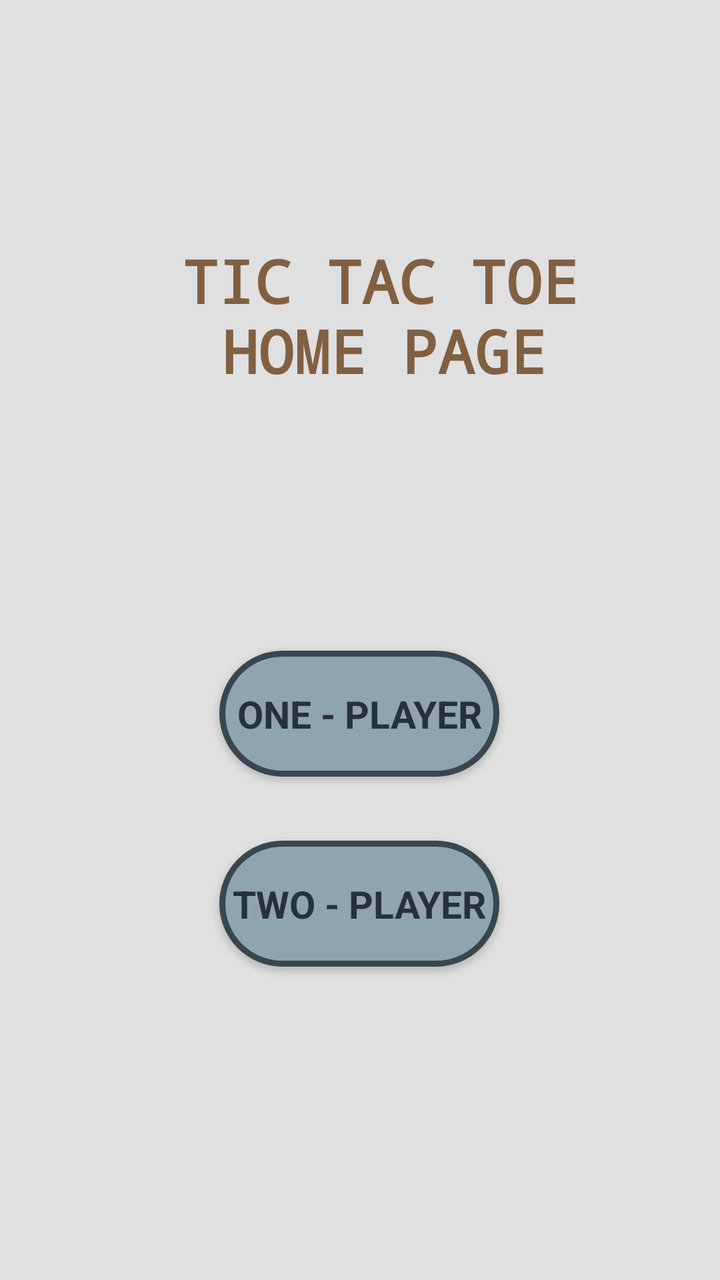
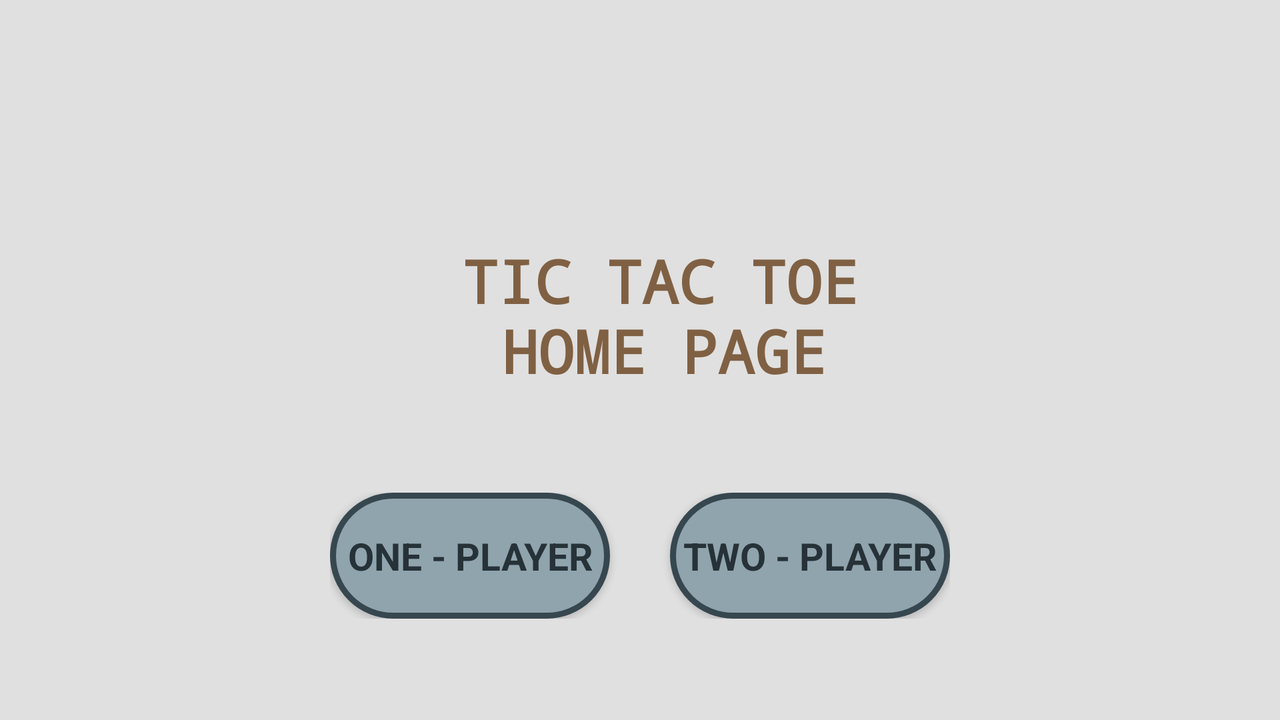

An Android layout and its configuration variant, each rendered on a device that would load it. The default file and the variant file are quoted in full after the pictures.
<!-- AndroidManifest.xml: application theme Theme.FinalProgrammingProject -->
<!-- res/layout/activity_main.xml -->
<?xml version="1.0" encoding="utf-8"?>
<androidx.constraintlayout.widget.ConstraintLayout xmlns:android="http://schemas.android.com/apk/res/android"
    xmlns:app="http://schemas.android.com/apk/res-auto"
    xmlns:tools="http://schemas.android.com/tools"
    android:layout_width="match_parent"
    android:layout_height="match_parent"
    android:background="#E0E0E0"
    tools:context=".MainActivity">

    <TextView
        android:id="@+id/textView"
        android:layout_width="wrap_content"
        android:layout_height="wrap_content"
        android:layout_marginTop="120dp"
        android:fontFamily="monospace"
        android:text="@string/homePageTitle"
        android:textAllCaps="false"
        android:textColor="#806043"
        android:textSize="30sp"
        android:textStyle="bold"
        app:layout_constraintEnd_toEndOf="parent"
        app:layout_constraintStart_toStartOf="parent"
        app:layout_constraintTop_toTopOf="parent" />

    <Button
        android:id="@+id/btnOnePlayer"
        android:layout_width="140dp"
        android:layout_height="63dp"
        android:layout_marginTop="130dp"
        android:background="@drawable/one_player_button"
        android:fontFamily="sans-serif"
        android:onClick="onePlayerButton"
        android:text="@string/onePlayerButton"
        android:textColor="#263238"
        android:textSize="19sp"
        android:textStyle="bold"
        app:layout_constraintEnd_toEndOf="parent"
        app:layout_constraintHorizontal_bias="0.498"
        app:layout_constraintStart_toStartOf="parent"
        app:layout_constraintTop_toBottomOf="@+id/textView"
        tools:ignore="TextContrastCheck" />

    <Button
        android:id="@+id/btnTwoPlayer"
        android:layout_width="140dp"
        android:layout_height="63dp"
        android:layout_marginTop="32dp"
        android:background="@drawable/one_player_button"
        android:fontFamily="sans-serif"
        android:onClick="twoPlayerButton"
        android:text="@string/twoPlayerButton"
        android:textColor="#263238"
        android:textSize="19sp"
        android:textStyle="bold"
        app:layout_constraintEnd_toEndOf="parent"
        app:layout_constraintHorizontal_bias="0.498"
        app:layout_constraintStart_toStartOf="parent"
        app:layout_constraintTop_toBottomOf="@+id/btnOnePlayer" />

</androidx.constraintlayout.widget.ConstraintLayout>
<!-- resources referenced by this layout -->
<resources>
  <!-- drawable one_player_button (drawable) -->
  <?xml version="1.0" encoding="utf-8"?>
  <selector xmlns:android="http://schemas.android.com/apk/res/android">
      <item>
          <shape android:shape="rectangle">
              <solid android:color="#90A4AE"/>
              <corners android:radius="70dp"/>
              <stroke android:color="#37474F" android:width="3dp"/>
          </shape>
      </item>
  </selector>
  <string name="homePageTitle">\t\t\tTIC TAC TOE\n\t\t\t\t\t\tHOME PAGE</string>
  <string name="onePlayerButton">ONE - PLAYER</string>
  <string name="twoPlayerButton">TWO - PLAYER</string>
  <style name="Theme.FinalProgrammingProject" parent="Theme.Design.Light.NoActionBar">
          
          <item name="colorPrimary">@color/purple_500</item>
          <item name="colorPrimaryVariant">@color/purple_700</item>
          <item name="colorOnPrimary">@color/white</item>
          
          <item name="colorSecondary">@color/teal_200</item>
          <item name="colorSecondaryVariant">@color/teal_700</item>
          <item name="colorOnSecondary">@color/black</item>
          
          <item name="android:statusBarColor" tools:targetApi="l">?attr/colorPrimaryVariant</item>
          
      </style>
</resources>
<!-- res/layout-land/activity_main.xml (the repository's variant of the layout above) -->
<!-- drawn on the phone turned sideways -->
<?xml version="1.0" encoding="utf-8"?>
<androidx.constraintlayout.widget.ConstraintLayout xmlns:android="http://schemas.android.com/apk/res/android"
    xmlns:app="http://schemas.android.com/apk/res-auto"
    xmlns:tools="http://schemas.android.com/tools"
    android:layout_width="match_parent"
    android:layout_height="match_parent"
    android:background="#E0E0E0"
    tools:context=".MainActivity">

    <TextView
        android:id="@+id/textView"
        android:layout_width="wrap_content"
        android:layout_height="wrap_content"
        android:layout_marginTop="120dp"
        android:fontFamily="monospace"
        android:text="@string/homePageTitle"
        android:textAllCaps="false"
        android:textColor="#806043"
        android:textSize="30sp"
        android:textStyle="bold"
        app:layout_constraintEnd_toEndOf="parent"
        app:layout_constraintStart_toStartOf="parent"
        app:layout_constraintTop_toTopOf="parent" />

    <androidx.constraintlayout.widget.ConstraintLayout
        android:layout_width="wrap_content"
        android:layout_height="wrap_content"
        app:layout_constraintBottom_toBottomOf="parent"
        app:layout_constraintEnd_toEndOf="parent"
        app:layout_constraintStart_toStartOf="parent"
        app:layout_constraintTop_toBottomOf="@+id/textView">

        <Button
            android:id="@+id/btnOnePlayer"
            android:layout_width="140dp"
            android:layout_height="63dp"
            android:background="@drawable/one_player_button"
            android:fontFamily="sans-serif"
            android:onClick="onePlayerButton"
            android:text="@string/onePlayerButton"
            android:textColor="#263238"
            android:textSize="19sp"
            android:textStyle="bold"
            app:layout_constraintBottom_toBottomOf="parent"
            app:layout_constraintStart_toStartOf="parent"
            app:layout_constraintTop_toTopOf="parent" />

        <Button
            android:id="@+id/btnTwoPlayer"
            android:layout_width="140dp"
            android:layout_height="63dp"
            android:layout_marginStart="30dp"
            android:layout_marginLeft="30dp"
            android:background="@drawable/one_player_button"
            android:fontFamily="sans-serif"
            android:onClick="twoPlayerButton"
            android:text="@string/twoPlayerButton"
            android:textColor="#263238"
            android:textSize="19sp"
            android:textStyle="bold"
            app:layout_constraintBottom_toBottomOf="parent"
            app:layout_constraintEnd_toEndOf="parent"
            app:layout_constraintStart_toEndOf="@+id/btnOnePlayer"
            app:layout_constraintTop_toTopOf="parent" />
    </androidx.constraintlayout.widget.ConstraintLayout>

</androidx.constraintlayout.widget.ConstraintLayout>
